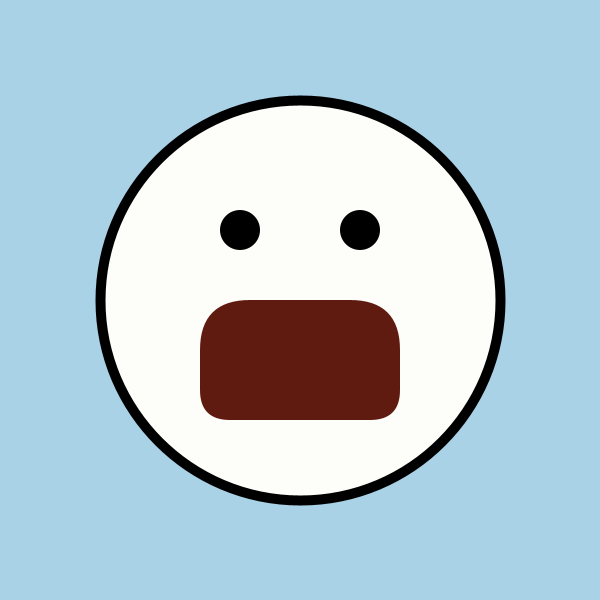
Frame 1 (no input)
Frame 60 (the mouse pressed at the canvas centre just before this capture): identical to frame 1, image omitted
Frame 120 (the mouse held since frame 60 and released just before this capture): identical to frame 1, image omitted

The Processing sketch that drew this single still picture (run headless with seeded random() and noise(); from frame 60 on, the mouse is pressed at the canvas centre):

// Processing sketch: my_icon
// ── my_icon.pde
// 自分のアイコンを描いてみる例

void setup() {
  size(600, 600);
}

void draw() {
  background(169, 210, 231);

  strokeWeight(10);

  stroke(0, 0, 0);
  fill(253, 253, 249);
  ellipse(300, 300, 400, 400);

  noStroke();
  fill(0, 0, 0);
  ellipse(240, 230, 40, 40);

  noStroke();
  fill(0, 0, 0);
  ellipse(360, 230, 40, 40);

  fill(95, 27, 16);
  rect(200, 300, 200, 120, 50, 50, 30, 30);
}
